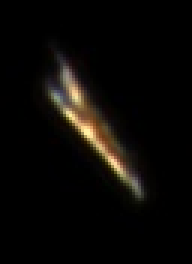
#> input picture phasefour/data/zooplankton_0p5x/aphanizomenon/training_data/SPC-EAWAG-0P5X-1591689765706587-12435140901455-001559-018-2112-100-64-88.jpeg, 64 x 88 px, found by its file name (shown 3 times larger); its folder holds 2 pictures in this run
$ python data_loader.py
#> lines starting #> are read from the running program, lines starting #| are printed output that depends on the picture
import os
import numpy as np
from PIL import Image
from sklearn.model_selection import train_test_split, StratifiedKFold


def _sorted_image_files(directory):
    """Return sorted list of image filenames in *directory*.

    Sorting guarantees deterministic ordering across operating systems
    and filesystems, which is critical for reproducible train/test splits.
    """
    if not os.path.exists(directory):
        return []
    return sorted(
        f for f in os.listdir(directory)
        if f.lower().endswith(('.jpeg', '.jpg', '.png'))
    )


# [30 lines left out: function load_plankton_data, not called in this run]


def load_plankton_binary(class_a, class_b, img_size=(128, 128), data_dir=None,
                         random_state=42, max_per_class=None):
    """Load two plankton classes for binary classification.

    Parameters
    ----------
    class_a, class_b : str
        Names of the two plankton classes.
    img_size : tuple
        Target (height, width) for resizing.
    data_dir : str or None
        Root data directory.  Defaults to DATA_DIR env var.
    random_state : int
        Seed for the train/test split.
    max_per_class : int or None
        If set, cap the number of images loaded per class.  When used
        together with ``load_plankton_binary_kfold``, this ensures all
        models (CNN, Fair Classical, QNN) train on the same data budget.

    Returns
    -------
    X_train, X_test, y_train, y_test : ndarray
    """
    if data_dir is None:
        data_dir = os.environ.get('DATA_DIR', 'data/zooplankton_0p5x')

    def get_images(class_name):
#> called with class_name = 'dinobryon'
        path = os.path.join(data_dir, class_name, 'training_data')
        images = []
        for img_name in _sorted_image_files(path):
            img_path = os.path.join(path, img_name)
            try:
                img = Image.open(img_path).convert('L')
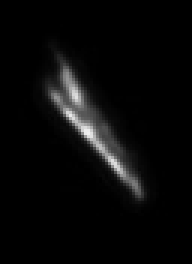
#> img: PIL image 64x88 L (shown 3 times larger); min 0, max 240, mean 9.1
                img = img.resize(img_size)
                images.append(np.array(img))
            except Exception as e:
                print(f"Error loading {img_path}: {e}")
            if max_per_class is not None and len(images) >= max_per_class:
                break
#> pass 2 of the loop in get_images, `for img_name in _sorted_image_files(path):`:
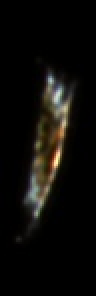
#> input picture phasefour/data/zooplankton_0p5x/aphanizomenon/training_data/SPC-EAWAG-0P5X-1591704246672561-12449621659289-002369-028-1272-516-48-148.jpeg, 48 x 148 px, found by its file name (shown 2 times larger)
#> in get_images, `img = Image.open(img_path).convert('L')`:
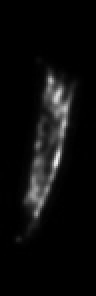
#> img: PIL image 48x148 L (shown 2 times larger); min 0, max 240, mean 11.7
#> pass 2 of the loop in get_images, `for img_name in _sorted_image_files(path):`:
        return np.array(images)

    imgs_a = get_images(class_a)
    imgs_b = get_images(class_b)

    if len(imgs_a) == 0 or len(imgs_b) == 0:
        raise ValueError(f"One of the classes {class_a} or {class_b} has no images.")

    print(f"  Loaded {class_a}: {len(imgs_a)} images, {class_b}: {len(imgs_b)} images")
#|   Loaded dinobryon: 2 images, nauplius: 2 images

    X = np.concatenate([imgs_a, imgs_b], axis=0).astype('float32') / 255.0
    y = np.concatenate([np.ones(len(imgs_a)), np.zeros(len(imgs_b))], axis=0)
#> y = [1, 1, 0, 0]

#> (the run stopped early here; a loop or call above may not have finished)
